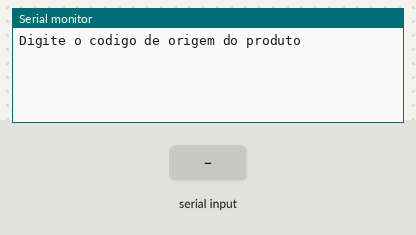
The sketch below on a simulated Arduino Uno, built with avr-gcc and run on an emulated ATmega328P. Parts: the last lines printed to the serial monitor. Inputs (shaded band) come from the test bench.

Above: at 1.2 s.
1.3 s: "90,45\n" received over Serial
At 2.0 s:
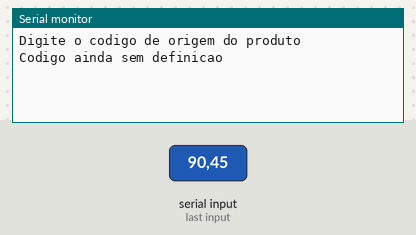
4.3 s: "1\n" received over Serial
At 6.5 s:
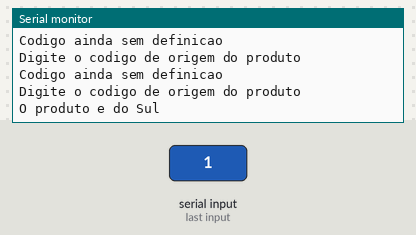
6.8 s: "2\n" received over Serial
At 8.1 s:
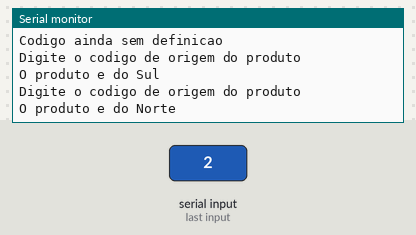
8.8 s: "3\n" received over Serial
At 10.5 s:
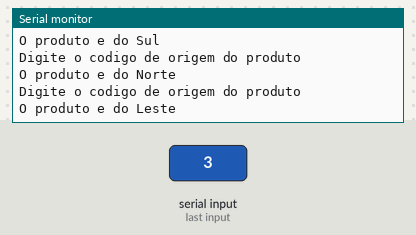
10.8 s: "4\n" received over Serial
At 12.4 s:
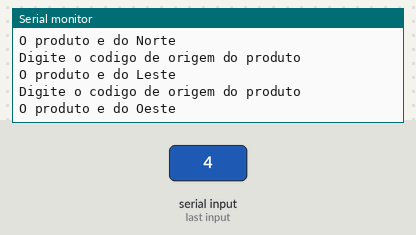
12.8 s: "5\n" received over Serial
At 13.9 s:
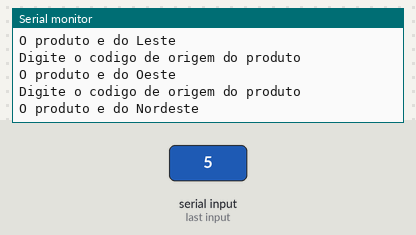

Measured:
- after the input at 1.3 s, the serial monitor: prints a new line at once (image 1)
- after the input at 4.3 s, the serial monitor: prints a new line after 1.0 s (image 2)
- after the input at 6.8 s, the serial monitor: prints a new line after 0.54 s (image 3)
- after the input at 8.8 s, the serial monitor: prints a new line after 0.55 s (image 4)
- after the input at 10.8 s, the serial monitor: prints a new line after 0.55 s (image 5)
- after the input at 12.8 s, the serial monitor: prints a new line after 0.55 s (image 6)

The sketch:

ex_18_1.ino
```cpp
/*

	Faça um programa que receba um código de origem de um produto e informe sua procedência conforme a lista abaixo:

    CÓDIGO DE ORIGEM			PROCEDÊNCIA
    	1							Sul
        2							Norte
        3							Leste
        4							Oeste
        5 ou 6 						Nordeste
        7, 8 ou 9 					Sudeste
        10 até 20 					Centro-Oeste
        acima de 20 				Código ainda sem definição
*/


// C++ code
//
int codigoOrigem;

void setup()
{
  Serial.begin(9600);
}

void loop()
{
  //entrada
  Serial.println("Digite o codigo de origem do produto");
  while(!Serial.available());
  codigoOrigem = Serial.parseInt();

  if(codigoOrigem == 1) {
    Serial.println("O produto e do Sul");
  } else if(codigoOrigem == 2){
    Serial.println("O produto e do Norte");
  } else if(codigoOrigem == 3){
    Serial.println("O produto e do Leste");
  } else if(codigoOrigem == 4){
    Serial.println("O produto e do Oeste");
  } else if(codigoOrigem == 5 || codigoOrigem == 6){
    Serial.println("O produto e do Nordeste");
  } else if(codigoOrigem >= 7 && codigoOrigem <= 9){
    Serial.println("O produto e do sudeste");
  } else if(codigoOrigem >= 10 && codigoOrigem <= 20){
    Serial.println("O produto e do Centro-oeste");
  } else {
    Serial.println("Codigo ainda sem definicao");
  }
  delay (2000);
  }


              
```
